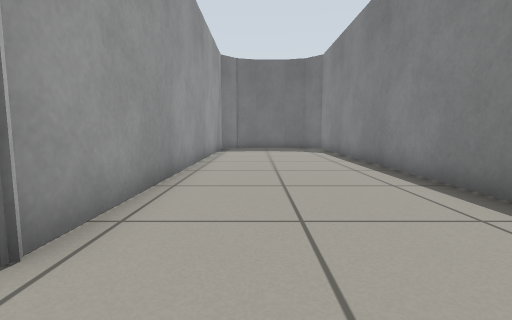
View 1 (above)

16 first-person views from a walk through a robot-simulator world made for Gazebo. The camera is 0.5 m above the floor, tilts 6° down and sees 85° across. The floor is counted in squares, 0.5 m on a side. Each view is taken from the middle of a square. On the plan, view 1 faces up. The plan holds only what a view shows up to about 11 squares ahead; the rest is blank.

View 2
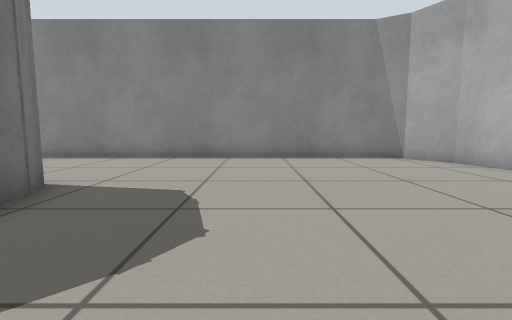

View 3
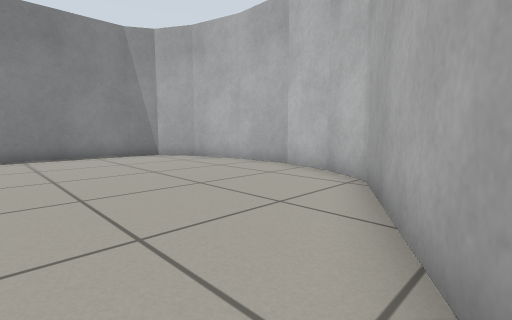

View 4
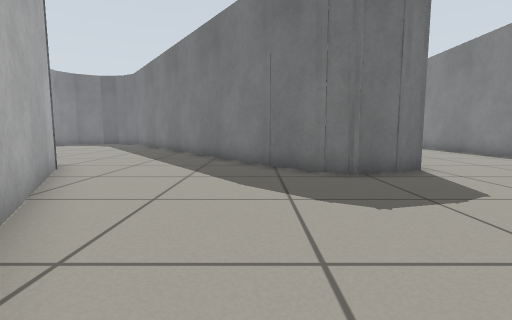

View 5
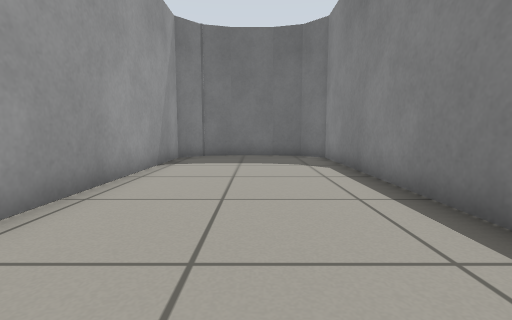

View 6
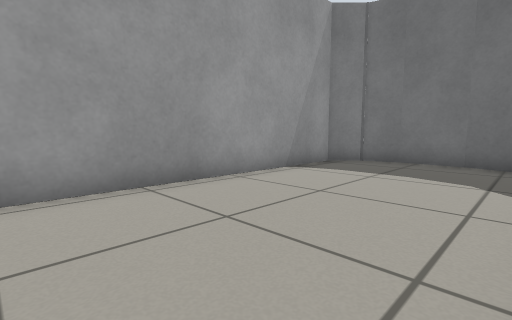

View 7
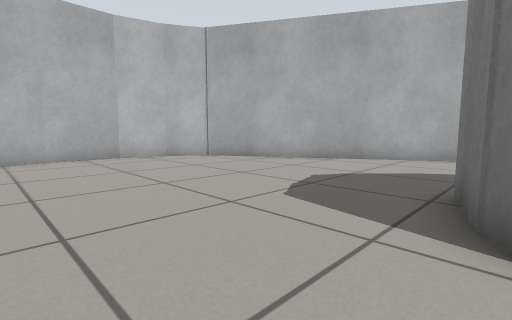

View 8
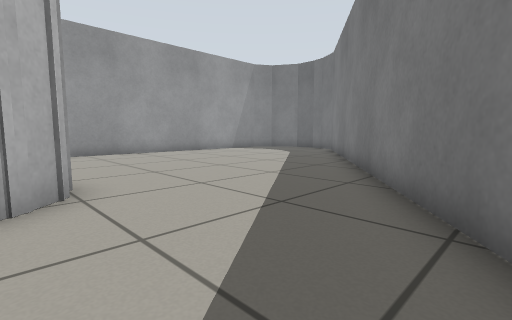

View 9
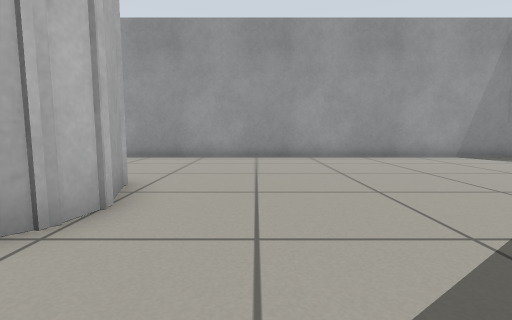

View 10
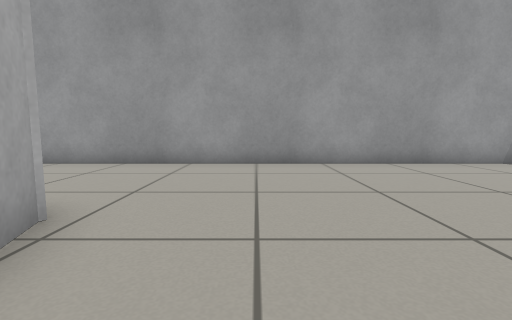

View 11
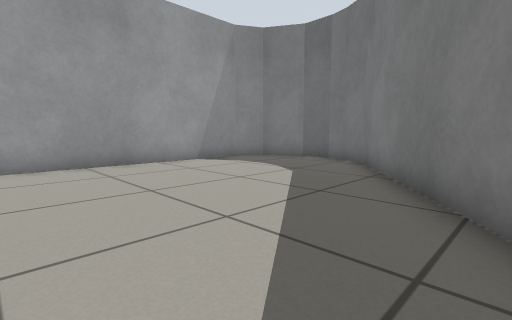

View 12
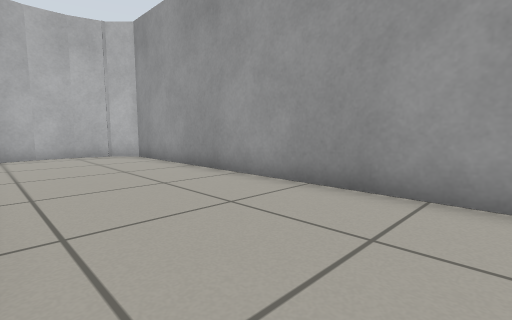

View 13
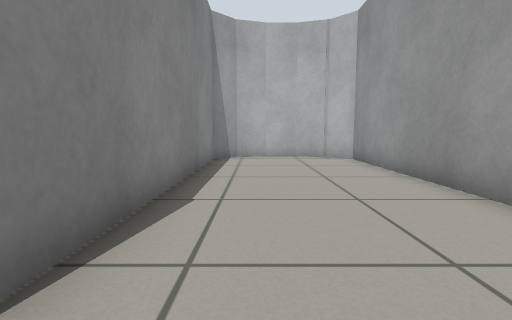

View 14
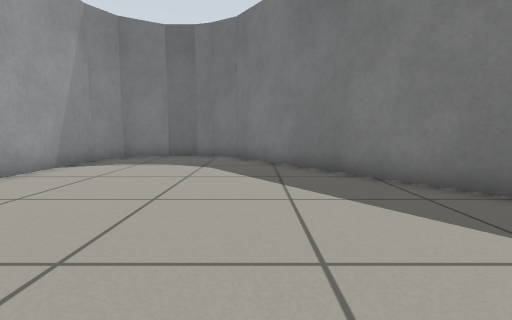

View 15
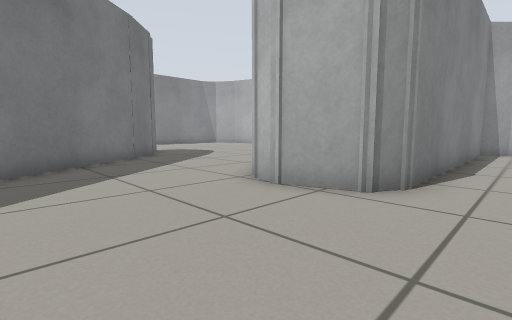

View 16
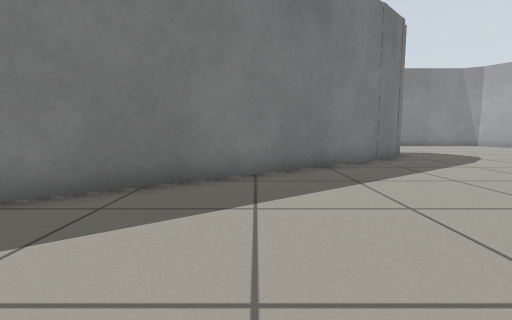

### Floor plan
Points are (right, up) in squares from view 1. A wall is a line through its corners. A room is listed if a view was taken in it or the views show most of it. See-through windows are left out.
Room 1 (views 1, 2, 3, 4, 5, 6, 7)
walls: (-2.4, 1.7) (-3.8, 1.3) (-4.6, 1.8); (-4.3, 1.5) (-5.8, 3); (-10.7, 1.2) (-5.6, -7.5) (-4.2, -8.3); (1.5, -8.2) (3, -7.3) (3.6, -6.3) (3.6, 15.3) (2.8, 16) (1.6, 16.4); (-4.4, -8.2) (-2.6, -8.7); (-2.8, -8.7) (-0.5, -8.7) (1.6, -8.1); (0.1, 16.4) (-1, 16.1) (-1.9, 15.2) (-1.9, 2) (-2.7, 1.5); (1.8, 16.3) (0, 16.3)
ways out: opening at (-8.5, 2.5) to room 2
Room 2 (views 8, 9, 10, 11, 12, 13, 14, 15, 16)
walls: (-11.4, 2.5) (-10.7, 1.2); (-5.6, 2.7) (-14.7, 15.3) (-15.8, 15.9); (-15.6, 15.9) (-16.4, 16.1); (-16.3, 16.1) (-17.4, 16.1) (-18.8, 15.3) (-19.4, 14.3) (-19.4, -6.8) (-18.7, -7.6) (-17.5, -7.9); (-17.6, -7.9) (-16.4, -7.9) (-15.3, -7.6) (-14.5, -6.8) (-14.5, 1.9) (-14.1, 2.6) (-12.6, 3.1) (-11.8, 2.9) (-11.1, 2.2)
ways out: opening at (-8.5, 2.5) to room 1

Positions as (right, up) in squares from view 1, and headings:
1: (0, 0), facing up
2: (-7, -2), facing right
3: (-8, -2), facing down-right
4: (-6, -5), facing up
5: (1, 5), facing up
6: (3, 7), facing up-left
7: (1, 2), facing down-left
8: (-7, 2), facing up-left
9: (-9, 5), facing left
10: (-11, 5), facing left
11: (-11, 7), facing up-left
12: (-15, 4), facing down-left
13: (-16, 3), facing down
14: (-14, 5), facing up
15: (-16, 7), facing down-right
16: (-15, 7), facing right
